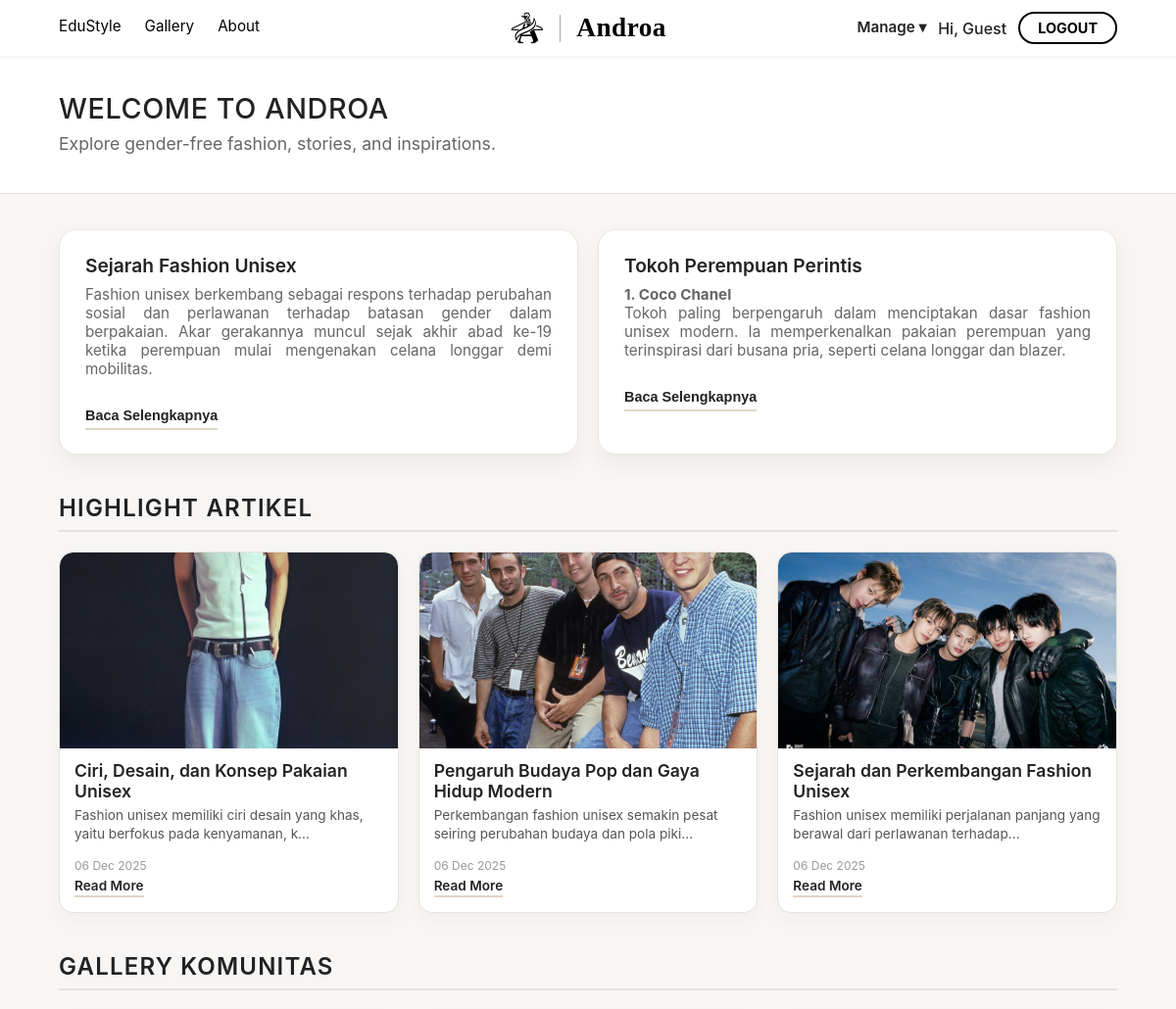
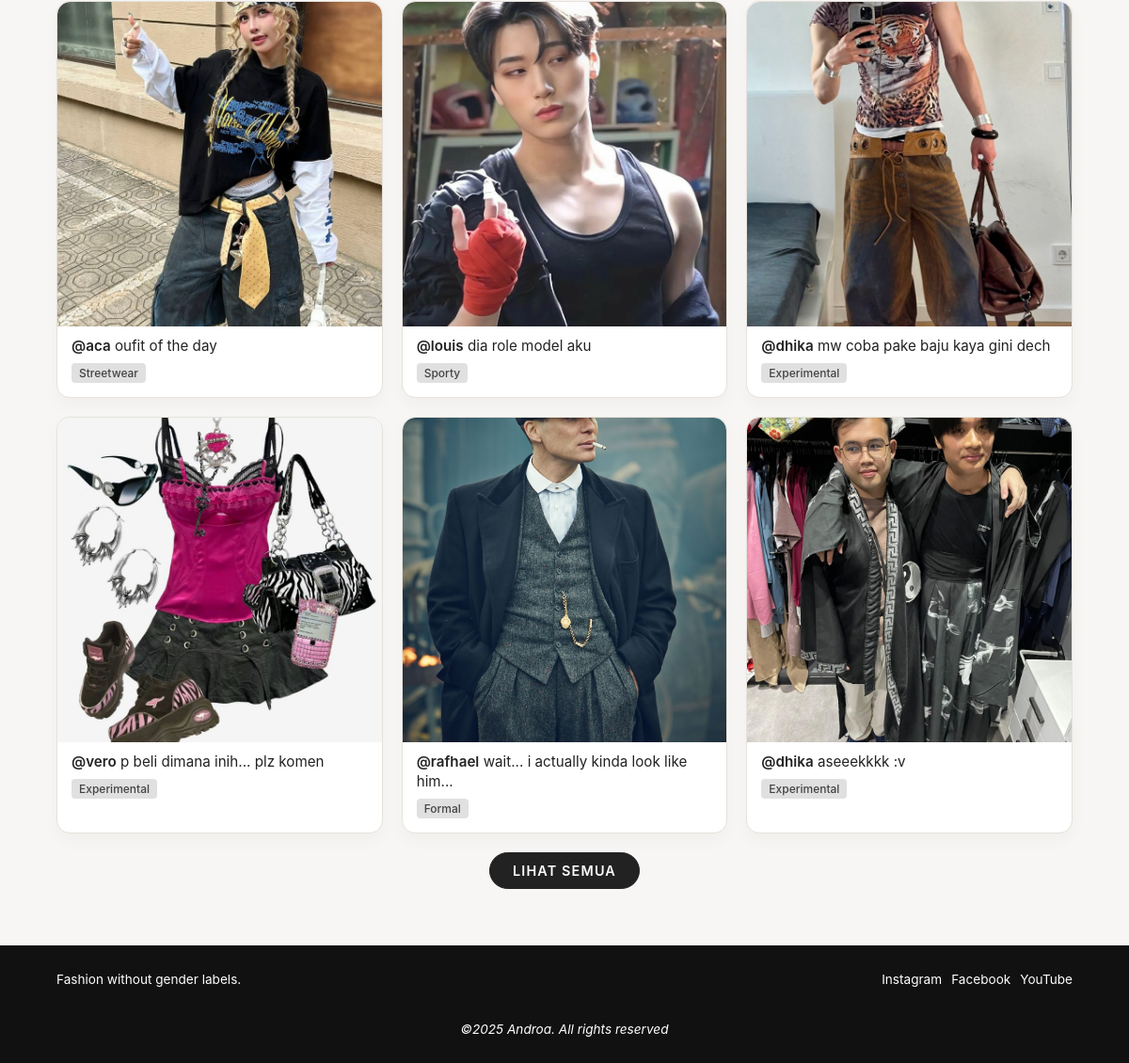
Screenshot of /Androa-Doang/pages/admin/home.php with the database file from the repository (2 pictures, top to bottom).
### tables this page shows
CREATE TABLE `articles` (
  `article_id` int(11) NOT NULL,
  `author_id` int(11) NOT NULL,
  `title` varchar(255) NOT NULL,
  `content` longtext NOT NULL,
  `image_path` varchar(255) DEFAULT NULL,
  `status` enum('draft','published','archived') NOT NULL DEFAULT 'draft',
  `views` int(11) NOT NULL DEFAULT 0,
  `created_at` timestamp NOT NULL DEFAULT current_timestamp(),
  `updated_at` timestamp NOT NULL DEFAULT current_timestamp() ON UPDATE current_timestamp()
);

CREATE TABLE `gallery_posts` (
  `post_id` int(11) NOT NULL,
  `user_id` int(11) NOT NULL,
  `caption` text DEFAULT NULL,
  `image_path` varchar(255) NOT NULL,
  `style_category` varchar(50) NOT NULL,
  `is_approved` tinyint(1) NOT NULL DEFAULT 0,
  `created_at` timestamp NOT NULL DEFAULT current_timestamp()
);

CREATE TABLE `users` (
  `user_id` int(11) NOT NULL,
  `username` varchar(50) NOT NULL,
  `email` varchar(100) NOT NULL,
  `password` varchar(255) NOT NULL,
  `full_name` varchar(100) DEFAULT NULL,
  `bio` text DEFAULT NULL,
  `avatar_path` varchar(255) DEFAULT '/assets/profile-default.jpg',
  `role` enum('guest','user','admin') NOT NULL DEFAULT 'user',
  `is_active` tinyint(1) NOT NULL DEFAULT 1,
  `created_at` timestamp NOT NULL DEFAULT current_timestamp()
);

### Androa-Doang/pages/admin/home.php (the view, shortened to what this page needs)
<?php
include '../../db_connect.php';
include '../../components/header_admin.php';
?>
<link rel="stylesheet" href="admin.css">
<body class="home-body-admin">
<header class="landing-header">
    <section class="header-banner">
        <h1>WELCOME TO ANDROA</h1>
        <p>Explore gender-free fashion, stories, and inspirations.</p>
    </section>
</header>
<main>
    <section class="infografis-container">
        <div class="infografis-box">
            <h3>Sejarah Fashion Unisex</h3>
            <p>
                Fashion unisex berkembang sebagai respons terhadap perubahan sosial dan perlawanan terhadap batasan gender dalam berpakaian. Akar gerakannya muncul sejak akhir abad ke-19 ketika perempuan mulai mengenakan celana longgar demi mobilitas.
            </p>
            <button class="toggle-btn" onclick="toggleText('text-sejarah', this)">Baca Selengkapnya</button>
        </div>
        <div class="infografis-box">
            <h3>Tokoh Perempuan Perintis</h3>
            <p>
                <b>1. Coco Chanel</b><br>
                Tokoh paling berpengaruh dalam menciptakan dasar fashion unisex modern. Ia memperkenalkan pakaian perempuan yang terinspirasi dari busana pria, seperti celana longgar dan blazer.
            </p>
            <button class="toggle-btn" onclick="toggleText('text-tokoh', this)">Baca Selengkapnya</button>
        </div>
    </section>
    <section class="highlight-container">
        <h2 class="section-title">Highlight Artikel</h2>
        <div class="highlight-content">
            <?php
            $sql_artikel = "SELECT * FROM articles WHERE status = 'published' ORDER BY created_at DESC LIMIT 3";
            $result_artikel = $conn->query($sql_artikel);
            if ($result_artikel->num_rows > 0) {
                while ($row = $result_artikel->fetch_assoc()) {
                    $judul = htmlspecialchars($row['title']);
                    $excerpt = htmlspecialchars(substr(strip_tags($row['content']), 0, 80)) . '...';
                    $tanggal = date('d M Y', strtotime($row['created_at']));
                    $gambar = !empty($row['image_path']) ? "../../Asset/" . $row['image_path'] : "../../Asset/default.jpg";
            ?>
                    <div class="artikel-card">
                        <img src="<?= $gambar; ?>" alt="<?= $judul; ?>">
                        <div class="artikel-info">
                            <h4><?= $judul; ?></h4>
                            <p><?= $excerpt; ?></p>
                            <div class="artikel-footer">
                                <span class="date-tag"><?= $tanggal; ?></span>
                                <a href="detail-artikel.php?id=<?= $row['article_id']; ?>" class="read-more">Read More</a>
                            </div>
                        </div>
                    </div>
            <?php
                }
            } else {
            ?>
                <div class="empty-state" style="grid-column: 1/-1; text-align:center; padding:20px;">
                    <p>Belum ada artikel highlight saat ini.</p>
                </div>
            <?php } ?>
        </div>
    </section>
    <section class="gallery-preview">
        <h2 class="section-title">Gallery Komunitas</h2>
        <div class="gallery-grid">
            <?php
            $sql_gallery = "SELECT gp.*, u.username
                            FROM gallery_posts gp
                            JOIN users u ON gp.user_id = u.user_id
                            ORDER BY gp.created_at DESC LIMIT 6";
            $result_gallery = $conn->query($sql_gallery);
            if ($result_gallery->num_rows > 0) {
                while ($row = $result_gallery->fetch_assoc()) {
                    $username = htmlspecialchars($row['username']);
                    $caption  = htmlspecialchars($row['caption']);
                    $category = htmlspecialchars($row['style_category']);
                    $gambar_galeri = "../../Asset/" . $row['image_path'];
            ?>
                    <div class="gallery-item">
                        <a href="detail-gallery.php?post_id=<?= $row['post_id']; ?>">
                            <img src="<?= $gambar_galeri; ?>" alt="Post by <?= $username; ?>">
                        </a>
                        <div class="gallery-info">
                            <p>
                                <b>@<?= $username; ?></b> <?= $caption; ?>
                            </p>
                            <?php if(!empty($category)) : ?>
                                <span class="style-tag"><?= $category; ?></span>
                            <?php endif; ?>
                        </div>
                    </div>
            <?php
                }
            } else {
            ?>
                <div style="grid-column: 1 / -1; text-align: center; color: #666; padding: 20px;">
                    <p>Belum ada postingan galeri. Jadilah yang pertama posting!</p>
                </div>
            <?php } ?>
        </div>
        <a href="gallery.php" class="more-btn">Lihat Semua</a>
    </section>
</main>
</body>
<?php
include '../../components/footer.php';
?>

### Androa-Doang/components/header_admin.php (shortened to what this page needs)
<link rel="stylesheet" href="../../components/components.css">
<nav class="navbar">
    <div class="navbar-left">
        <a href="home.php">
            <img src="../../Asset/logoandroa.png" alt="AndroaLogo" class="logo">
        </a>
        <a href="/androa-doang/pages/admin/home.php" class="navbar-title">Androa</a>
    </div>
    <div class="navbar-right">
        <div class="navigation">
            <a href="/androa-doang/pages/admin/edustyle.php">EduStyle</a>
            <a href="/androa-doang/pages/admin/gallery.php">Gallery</a>
            <a href="/androa-doang/pages/admin/about.php">About</a>
        </div>
        <div class="grupauth">
            <div class="admin-dropdown">
                <button class="admin-dropbtn">Manage ▾</button>
            </div>
            <a href="profile.php" class="user-name">
                Hi, <?= htmlspecialchars($_SESSION['user_username'] ?? 'Guest'); ?>
            </a>
            <a href="logout.php" class="auth-btn">Logout</a>
        </div>
    </div>
</nav>

### Androa-Doang/components/footer.php (shortened to what this page needs)
<link rel="stylesheet" href="../../components/components.css">
<footer class="footer">
    <div class="footer-top">
        <div class="footer-left">
            <p>Fashion without gender labels.</p>
        </div>
        <div class="footer-right">
            <a href="#" target="_blank">Instagram</a>
            <a href="#" target="_blank">Facebook</a>
            <a href="#" target="_blank">YouTube</a>
        </div>
    </div>
    <div class="footer-bottom">
        <p>&copy2025 Androa. All rights reserved</p>
    </div>
</footer>

### Androa-Doang/components/components.css (style rules this page uses)
body { font-family: var(--font-sans); color: #222; margin: 0; padding: 0; }
.navbar { position: sticky; top: 0; z-index: 100; background-color: var(--warna-latar); color: var(--warna-teks-gelap); box-shadow: 0 2px 4px rgba(0, 0, 0, 0.06); padding: 12px 5%; display: flex; align-items: center; justify-content: space-between; font-family: var(--font-header); }
.navbar-left { position: absolute; left: 50%; transform: translateX(-50%); display: flex; align-items: center; gap: 10px; }
.logo { border-radius: 50%; width: 35px; height: 35px; object-fit: cover; }
.navbar-title { font-family: var(--font-logo); font-weight: 700; font-size: 1.7em; color: var(--warna-primer-coklat); text-decoration: none; letter-spacing: 0.5px; }
.navbar-right { flex: 1; display: flex; align-items: center; justify-content: space-between; }
.navbar-right .navigation { display: flex; align-items: center; gap: 24px; }
.navbar-right .navigation a { text-decoration: none; color: #000000; font-size: 0.95em; padding-bottom: 2px; transition: color 0.25s ease, border-bottom 0.25s ease; border-bottom: 2px solid transparent !important; font-family: var(--font-header); }
.navbar-right .grupauth { display: flex; align-items: center; gap: 12px; font-family: var(--font-header); }
.grupauth .admin-dropdown { order: 0; }
.grupauth .user-name { order: 1; }
.grupauth .auth-btn { order: 2; }
.user-name { color: var(--warna-teks-gelap) !important; font-weight: 500; text-decoration: none; font-family: var(--font-header); }
.admin-dropdown { position: relative; display: inline-block; }
.admin-dropbtn { background: transparent; color: var(--warna-teks-gelap); padding: 4px 0; border: none; font-weight: 600; font-size: 0.95em; cursor: pointer; font-family: var(--font-header); transition: color 0.25s ease, border-bottom 0.25s ease; border-bottom: 2px solid transparent; }
.auth-btn { background-color: transparent; color: #000000 !important; border: 2px solid #000000; border-radius: 50px; font-size: 0.9em; padding: 6px 18px; font-weight: bold; text-transform: uppercase; white-space: nowrap; text-decoration: none !important; font-family: var(--font-header); transition: background-color 0.3s ease, color 0.3s ease, border-color 0.3s ease; }
footer { background-color: var(--warna-latar-footer); color: var(--warna-putih-teks); padding: 14px 5%; font-size: 0.85em; font-family: var(--font-header); }
.footer-top { display: flex; justify-content: space-between; align-items: center; padding-bottom: 6px; }
.footer-left, .footer-social { display: flex; align-items: center; gap: 10px; }
.footer-right { display: flex; align-items: center; gap: 10px; }
.footer-left a, .footer-right a, .footer-social a { color: var(--warna-putih-teks); text-decoration: none; font-family: var(--font-header); transition: color 0.2s ease; }
.footer-bottom { text-align: center; padding-top: 4px; font-style: italic; font-family: var(--font-header); font-weight: 400; }
.navbar-title { color: #000000 !important; }

### rows the page displays
articles: image_path (picture), title "Ciri, Desain, dan Konsep Pakaian Unisex", content "Fashion unisex memiliki ciri desain yang khas, yaitu berfokus pada kenyamanan, k...", created_at "06 Dec 2025"
articles: image_path (picture), title "Pengaruh Budaya Pop dan Gaya Hidup Modern", content "Perkembangan fashion unisex semakin pesat seiring perubahan budaya dan pola piki...", created_at "06 Dec 2025"
articles: image_path (picture), title "Sejarah dan Perkembangan Fashion Unisex", content "Fashion unisex memiliki perjalanan panjang yang berawal dari perlawanan terhadap...", created_at "06 Dec 2025"
gallery_posts: image_path (picture), user.username "aca", caption "oufit of the day", style_category "Streetwear"
gallery_posts: image_path (picture), user.username "louis", caption "dia role model aku", style_category "Sporty"
gallery_posts: image_path (picture), user.username "dhika", caption "mw coba pake baju kaya gini dech", style_category "Experimental"
gallery_posts: image_path (picture), user.username "vero", caption "p beli dimana inih... plz komen", style_category "Experimental"
gallery_posts: image_path (picture), user.username "rafhael", caption "wait... i actually kinda look like him...", style_category "Formal"
gallery_posts: image_path (picture), user.username "dhika", caption "aseeekkkk :v", style_category "Experimental"

### other values shown
$_SESSION['user_username'] "Guest"
